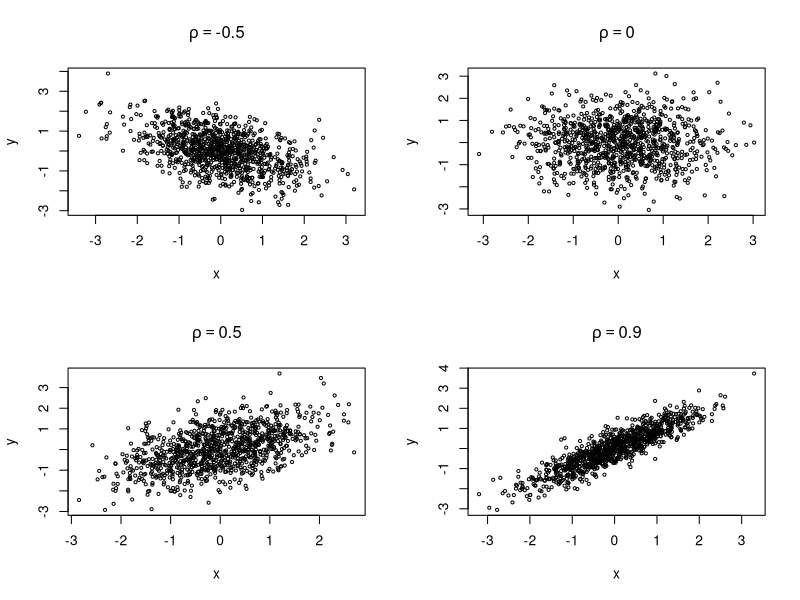

Recreate this plot in R.
## ---- chunk 1
1.2/sqrt(12)
## ---- chunk 2
x = c(23.72, 18.95, 9.79, 12.04, 9.54)
t.test(x, conf.level = .9)
## ---- chunk 3
xbar = mean(x)      # sample mean
mu0 = 24            # hypothetical value
s = sqrt(var(x))    # sample standard deviation 
n = 5               # sample size
Tobs = (xbar - mu0)/(s/sqrt(n)) 
Tobs                # test statistic
## ---- chunk 4
alpha = 0.05
p_val = 2*pt(Tobs, df = n-1)
p_val
## ---- chunk 5
library(xtable)
M = matrix(ncol = 6, nrow = 6)
Power = function(mu,n){
    alpha = 0.05
    z.alpha = qnorm(1-alpha)
    y = 1 - pnorm((150 + z.alpha*10/sqrt(n) -mu)/(10/sqrt(n)))
    return(y)
}
for(n in c(5,10,15,20,25,30)){
    for(mu in c(155,156,157,158,159,160)){
        M[n/5,mu-154] = Power(mu,n)
    }
    }
rownames(M) = paste("n = ", c(5,10,15,20,25,30))
colnames(M) = paste("mu =", c(155,156,157,158,159,160))
## ---- chunk 6
alpha = 0.02
xbar1 = 96.3
xbar2 = 121.5
S1 = 16.5
S2 = 12.5
n1 = 15
n2 = 8
Sp = sqrt(((n1-1)*S1^2+(n2-1)*S2^2)/(n1+n2-2))
t.crit = qt(1-alpha/2, df = n1+n2-2)
conf.int = c(xbar2-xbar1-t.crit*Sp*sqrt(1/n1+1/n2), xbar2-xbar1+t.crit*Sp*sqrt(1/n1+1/n2))
conf.int
## ---- chunk 7
nu.w = floor((S1^2/n1+S2^2/n2)^2/((S1^2/n1)^2/(n1-1)+(S2^2/n2)^2/(n2-1)))
t.crit = qt(1-alpha/2, df = nu.w)
conf.int = c(xbar2-xbar1-t.crit*sqrt(S1^2/n1+S2^2/n2), xbar2-xbar1+t.crit*sqrt(S1^2/n1+S2^2/n2))
conf.int

## ---- chunk 8
# Equal variance
T.obs = (xbar2-xbar1)/(Sp*sqrt(1/n1+1/n2))
P.value = 1 - pt(T.obs, df = n1+n2-2)
P.value

# Unequal variance
T.obs = (xbar2-xbar1)/(sqrt(S1^2/n1+S2^2/n2))
P.value = 1 - pt(T.obs, df = nu.w)
P.value

## ---- chunk 9
#paired t-test
pipe = c(6.64, 7.89, 1.83, 0.42, 0.85, 0.29, 0.57, 0.63, 0.32, 0.37, 0.00, 0.11, 4.86, 1.80, 0.23, 0.58)
brush = c(9.73, 8.21, 2.17, 0.75, 1.61, 0.75, 0.83, 0.56, 0.76, 0.32, 0.48, 0.52, 5.38, 2.33, 0.91, 0.79)
t.test(pipe, brush, paired = TRUE, conf.level = 0.99)
## ---- chunk 10
t.test(pipe, brush, var.equal = TRUE, conf.level = .99, paired = FALSE)
t.test(pipe, brush, var.equal = FALSE, conf.level = .99, paired = FALSE)
## ---- chunk 11
set.seed(1234)
par(mfrow=c(2,2))
mat = matrix(nrow = 4, ncol = 4)
colnames(mat) <- c("rho", "Var(X)", "Var(Y)", "Correlation")
df  = as.data.frame(mat)
i = 1
for(rho in c(-0.5, 0, 0.5, 0.9)){
    x = rnorm(1000)
    epsilon = rnorm(1000)
    beta1 = rho
    beta2 = sqrt(1-rho^2)
    y = beta1*x+beta2*epsilon
    ex5 = bquote(rho == .(rho))
    plot(x,y, main = ex5, cex = 0.5)
    df$rho[i] = rho
    df$`Var(X)`[i] = var(x)
    df$`Var(Y)`[i] = var(y)
    df$Correlation[i] = cor(x,y)
    i=i+1
}
df # Summary of sample variance and correlation of X,Y
